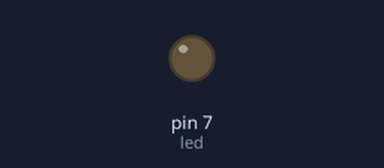
Simulated run of this sketch. Board: Arduino Uno, built with avr-gcc and run on an emulated ATmega328P. Parts: output pins drawn as LEDs (lit = HIGH). Dashed ring = blinking.

Above: at 0.5 s.
At 1.85 s:
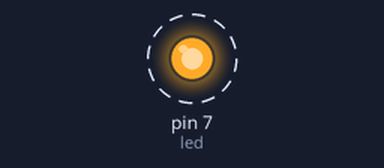
Timing chart, 0 to 3.0 s (numbered marks = the images above):
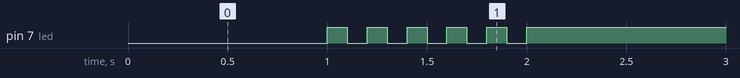

Measured:
- by itself, pin 7 (led): alternates HIGH for 0.10 s and LOW for 0.10 s, 11 changes in all, then stays HIGH

The sketch:

05_practice_2.ino.ino
```cpp
int led = 7;
int flag=1;

void setup() {
  // put your setup code here, to run once:
  pinMode(led, OUTPUT);
}

void loop() {
  // put your main code here, to run repeatedly:
  if (flag==1) {
    digitalWrite(led, LOW);
    delay(1000);

    for (int i=1; i<=5; i++) {
      digitalWrite(led, HIGH);
      delay(100);
      digitalWrite(led, LOW);
      delay(100);
    }

    digitalWrite(led, HIGH);
    flag=0;
  }
}
```
